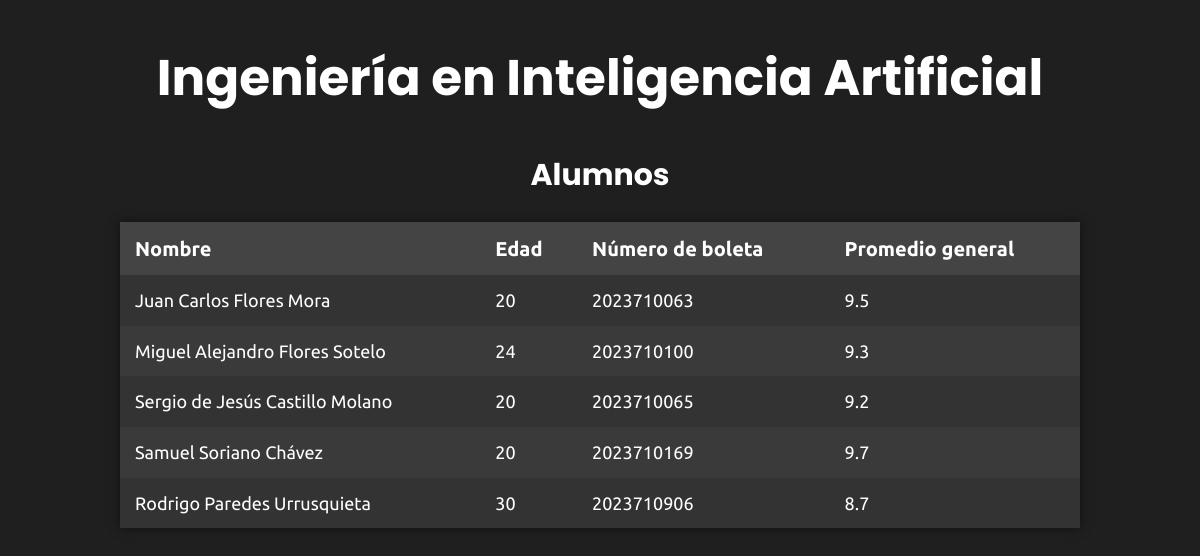
The page / on the database its author committed.
### infonosotros/models.py (models this page shows)
class alumno(models.Model):
    nombre = models.CharField(max_length=40)
    apellido_paterno = models.CharField(max_length=80)
    apellido_materno = models.CharField(max_length=80)
    edad = models.IntegerField()
    num_boleta = models.CharField(max_length=10)
    promedio_general = models.FloatField()

### infonosotros/views.py (the view)
# urls.py: path('', views.vista_alumnos)
def vista_alumnos(request):
    alumnosia = alumno.objects.all()
    return render(request, 'index.html', {
        'alumnos' : alumnosia
    })

### infonosotros/templates/index.html (shortened to what this page needs)
{% load static %}
<!DOCTYPE html>
<html lang="en">
<head>
    <link rel="stylesheet" href="{% static '/css/normalize.css' %}">
    <link rel="stylesheet" href="{% static '/css/style.css' %}">
</head>
<body>
    <header>
        <h1 class="nombre-pagina">Ingeniería en Inteligencia Artificial</h1>
    </header>
    <h2>Alumnos</h2>
    <table>
        <thead>
            <tr>
                <th>Nombre</th>
                <th>Edad</th>
                <th>Número de boleta</th>
                <th>Promedio general</th>
            </tr>
        </thead>
        <tbody>
            {% for alumn in alumnos %}
            <tr>
                <td>{{ alumn.nombre }} {{ alumn.apellido_paterno }} {{ alumn.apellido_materno }}</td>
                <td>{{ alumn.edad }}</td>
                <td>{{ alumn.num_boleta }}</td>
                <td>{{ alumn.promedio_general }}</td>
            </tr>
            {% endfor %}
        </tbody>
    </table>
</body>
</html>

### infonosotros/static/css/style.css (style rules this page uses)
html { scroll-behavior: smooth; box-sizing: border-box; font-size: 62.5%; }
*, *:before, *:after { box-sizing: inherit; }
body { color: white; background-color: #1F1F1F; font-family: 'Ubuntu', sans-serif; font-size: 1.6rem; }
h1 { font-family: 'Poppins', sans-serif; }
.nombre-pagina { text-align: center; margin-top: 5rem; margin-bottom: 5rem; font-size: 5rem; }
table { width: 80%; margin: 0 auto 5rem auto; border-collapse: collapse; box-shadow: 0 0 10px rgba(0, 0, 0, 0.5); }
th, td { padding: 1.5rem; text-align: left; }
th { background-color: #444; font-family: 'Ubuntu', sans-serif; font-size: 2rem; }
td { background-color: #333; font-size: 1.8rem; }
tr:nth-child(even) td { background-color: #3A3A3A; }
h2 { text-align: center; margin-bottom: 3rem; font-size: 3rem; font-family: 'Poppins', sans-serif; }

### rows shown on the page
alumno: nombre "Juan Carlos", apellido_paterno "Flores", apellido_materno "Mora", edad "20", num_boleta "2023710063", promedio_general "9.5"
alumno: nombre "Miguel Alejandro", apellido_paterno "Flores", apellido_materno "Sotelo", edad "24", num_boleta "2023710100", promedio_general "9.3"
alumno: nombre "Sergio de Jesús", apellido_paterno "Castillo", apellido_materno "Molano", edad "20", num_boleta "2023710065", promedio_general "9.2"
alumno: nombre "Samuel", apellido_paterno "Soriano", apellido_materno "Chávez", edad "20", num_boleta "2023710169", promedio_general "9.7"
alumno: nombre "Rodrigo", apellido_paterno "Paredes", apellido_materno "Urrusquieta", edad "30", num_boleta "2023710906", promedio_general "8.7"
